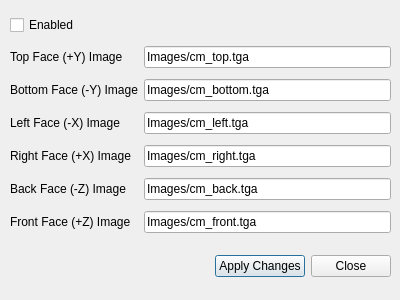
<?xml version="1.0" encoding="UTF-8"?>
<ui version="4.0">
 <class>Dialog</class>
 <widget class="QDialog" name="Dialog">
  <property name="geometry">
   <rect>
    <x>0</x>
    <y>0</y>
    <width>400</width>
    <height>300</height>
   </rect>
  </property>
  <property name="windowTitle">
   <string>Environment Map</string>
  </property>
  <widget class="QWidget" name="layoutWidget">
   <property name="geometry">
    <rect>
     <x>10</x>
     <y>250</y>
     <width>381</width>
     <height>33</height>
    </rect>
   </property>
   <layout class="QHBoxLayout">
    <property name="spacing">
     <number>6</number>
    </property>
    <property name="leftMargin">
     <number>0</number>
    </property>
    <property name="topMargin">
     <number>0</number>
    </property>
    <property name="rightMargin">
     <number>0</number>
    </property>
    <property name="bottomMargin">
     <number>0</number>
    </property>
    <item>
     <spacer>
      <property name="orientation">
       <enum>Qt::Horizontal</enum>
      </property>
      <property name="sizeHint" stdset="0">
       <size>
        <width>131</width>
        <height>31</height>
       </size>
      </property>
     </spacer>
    </item>
    <item>
     <widget class="QPushButton" name="okButton">
      <property name="text">
       <string>Apply Changes</string>
      </property>
     </widget>
    </item>
    <item>
     <widget class="QPushButton" name="cancelButton">
      <property name="text">
       <string>Close</string>
      </property>
     </widget>
    </item>
   </layout>
  </widget>
  <widget class="QWidget" name="gridLayoutWidget">
   <property name="geometry">
    <rect>
     <x>10</x>
     <y>10</y>
     <width>381</width>
     <height>231</height>
    </rect>
   </property>
   <layout class="QGridLayout" name="gridLayout">
    <item row="2" column="0">
     <widget class="QLabel" name="label_2">
      <property name="text">
       <string>Bottom Face (-Y) Image</string>
      </property>
     </widget>
    </item>
    <item row="2" column="1">
     <widget class="QLineEdit" name="lineEdit_2">
      <property name="text">
       <string>Images/cm_bottom.tga</string>
      </property>
     </widget>
    </item>
    <item row="1" column="0">
     <widget class="QLabel" name="label">
      <property name="text">
       <string>Top Face (+Y) Image</string>
      </property>
     </widget>
    </item>
    <item row="0" column="0">
     <widget class="QCheckBox" name="checkBox">
      <property name="text">
       <string>Enabled</string>
      </property>
     </widget>
    </item>
    <item row="3" column="0">
     <widget class="QLabel" name="label_3">
      <property name="text">
       <string>Left Face (-X) Image</string>
      </property>
     </widget>
    </item>
    <item row="6" column="0">
     <widget class="QLabel" name="label_6">
      <property name="text">
       <string>Front Face (+Z) Image</string>
      </property>
     </widget>
    </item>
    <item row="4" column="0">
     <widget class="QLabel" name="label_4">
      <property name="text">
       <string>Right Face (+X) Image</string>
      </property>
     </widget>
    </item>
    <item row="5" column="0">
     <widget class="QLabel" name="label_5">
      <property name="text">
       <string>Back Face (-Z) Image</string>
      </property>
     </widget>
    </item>
    <item row="1" column="1">
     <widget class="QLineEdit" name="lineEdit">
      <property name="text">
       <string>Images/cm_top.tga</string>
      </property>
     </widget>
    </item>
    <item row="5" column="1">
     <widget class="QLineEdit" name="lineEdit_5">
      <property name="text">
       <string>Images/cm_back.tga</string>
      </property>
     </widget>
    </item>
    <item row="6" column="1">
     <widget class="QLineEdit" name="lineEdit_6">
      <property name="text">
       <string>Images/cm_front.tga</string>
      </property>
     </widget>
    </item>
    <item row="3" column="1">
     <widget class="QLineEdit" name="lineEdit_3">
      <property name="text">
       <string>Images/cm_left.tga</string>
      </property>
     </widget>
    </item>
    <item row="4" column="1">
     <widget class="QLineEdit" name="lineEdit_4">
      <property name="text">
       <string>Images/cm_right.tga</string>
      </property>
     </widget>
    </item>
   </layout>
  </widget>
 </widget>
 <resources/>
 <connections>
  <connection>
   <sender>cancelButton</sender>
   <signal>clicked()</signal>
   <receiver>Dialog</receiver>
   <slot>reject()</slot>
   <hints>
    <hint type="sourcelabel">
     <x>389</x>
     <y>258</y>
    </hint>
    <hint type="destinationlabel">
     <x>179</x>
     <y>282</y>
    </hint>
   </hints>
  </connection>
  <connection>
   <sender>okButton</sender>
   <signal>clicked()</signal>
   <receiver>Dialog</receiver>
   <slot>applyChanges()</slot>
   <hints>
    <hint type="sourcelabel">
     <x>267</x>
     <y>267</y>
    </hint>
    <hint type="destinationlabel">
     <x>229</x>
     <y>292</y>
    </hint>
   </hints>
  </connection>
 </connections>
 <slots>
  <slot>applyChanges()</slot>
 </slots>
</ui>
